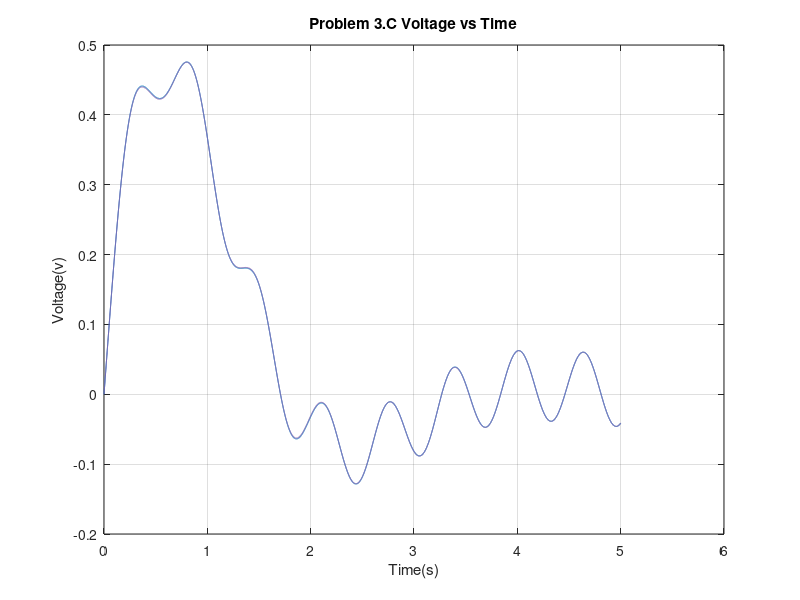

Here is the MATLAB script that generated this plot:
x_1 = [0];   %v
x_2 = [2];   %dv/dt

delta_t = 0.628/1000;  %628 micros
stop = round(5/delta_t);
t = [0:1:stop]*delta_t;

v_in = 5*cos(10*t+30*pi/180);

for n = 1:1:stop
    x_1(n+1) = x_2(n)*delta_t + x_1(n);
    x_2(n+1) = delta_t*(v_in(n) - 2*x_2(n) -4*x_1(n)) + x_2(n);
end

figure(1);
plot(t,x_1);
hold on;
title('Problem 3.C Voltage vs Time');
xlabel('Time(s)');
ylabel('Voltage(v)');

% The total Solution y(t)
y = (0.0190 - 0.4904j)*exp((-1+1.73j)*t) + (0.0190 + 0.4904j)*exp((-1-1.73j)*t) + .051*cos(10*t  - 138.2*pi/180);

plot(t,y,'color',[.5 .4 .7]) %plots with purple color
hold off;
grid on;

